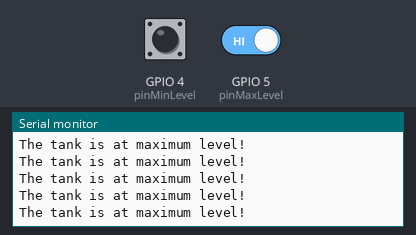
Bench run of a sketch on a simulated ESP8266 (NodeMCU). On the bench: the last lines printed to the serial monitor. The inputs (shaded band) are chosen by the test bench; at power-on: GPIO 5 (pinMaxLevel) HIGH, GPIO 4 (pinMinLevel) HIGH. WiFi joins after 1.5 s; servers stay silent unless stated; no MQTT or app messages arrive unless stated.

Above: at 2.8 s.
2.9 s: GPIO 5 (pinMaxLevel) driven LOW
At 4.0 s:
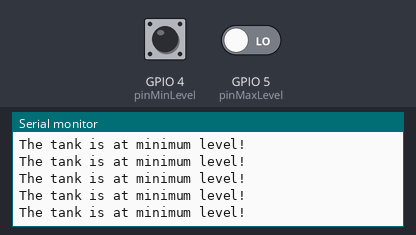
4.8 s: GPIO 4 (pinMinLevel) driven LOW
At 5.9 s:
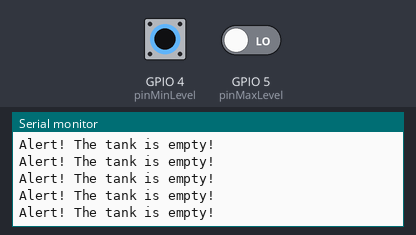
6.7 s: GPIO 4 (pinMinLevel) driven HIGH
At 7.3 s:
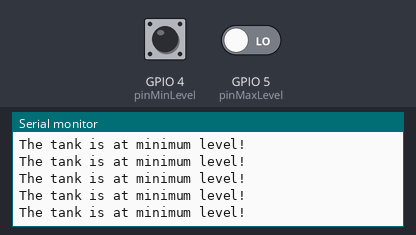

The sketch:

level_publisher.ino
```cpp
#include <ESP8266WiFi.h>
#include <PubSubClient.h>

#define pinMaxLevel 5                             // Pin D1
#define pinMinLevel 4                             // Pin D2
bool maxLevel, minLevel;

// WiFi
const char* SSID = "**********";                        // WiFi name
const char* PASSWORD = "**********";                // WiFi pass
WiFiClient wifiClient;                            // WiFi client

// MQTT server
const char* BROKER = "mqtt.eclipseprojects.io";   // MQTT host
const int PORT = 1883;                            // MQTT port
#define ID_MQTT "red7nawuLL"                      // Client ID
#define TOPIC "home/backyard/tank"                 // Topic published
PubSubClient mqttClient(wifiClient);              // MQTT client

// Functions prototypes
void keepConnection();
void connectWiFi();
void connectMQTT();
void sendData();

void setup() {
  pinMode(pinMaxLevel, INPUT_PULLUP);
  pinMode(pinMinLevel, INPUT_PULLUP);

  Serial.begin(115200);

  connectWiFi();

  mqttClient.setServer(BROKER, PORT);

}

void loop() {
  keepConnection();
  sendData();
  mqttClient.loop();
}

void keepConnection(){
  if(!mqttClient.connected()) {
    connectMQTT();
  }

  connectWiFi();
}

void connectWiFi(){
  if(WiFi.status() == WL_CONNECTED){
    return;
  }

  Serial.printf("Connecting to WiFi: %s\n", SSID);

  WiFi.begin(SSID, PASSWORD);
  while(WiFi.status() != WL_CONNECTED){
    delay(400);
    Serial.print(".");
  }

  Serial.println();
  Serial.printf("Successfully connected to %s\n", SSID);
  Serial.print("IP: ");
  Serial.println(WiFi.localIP());
}

void connectMQTT(){
  while(!mqttClient.connected()){
    Serial.printf("Connecting to MQTT BROKER: %s\n", BROKER);
    if(mqttClient.connect(ID_MQTT)){
      Serial.println("Successfully connected to Broker!");
    }
    else {
      Serial.println("Unable to connect to Broker");
      Serial.println("Trying to connect again in 10 seconds...");
      delay(10000);
    }
  }
}

void sendData(){
  maxLevel = digitalRead(pinMaxLevel);
  minLevel = digitalRead(pinMinLevel);

  if(maxLevel && minLevel) {
    Serial.println("The tank is at maximum level!");
    // Serial.printf("Publishing topic: %s\n", TOPIC);
    mqttClient.publish(TOPIC, "MAX");
  }
  else if(maxLevel == 0 && minLevel) {
    Serial.println("The tank is at minimum level!");
    // Serial.printf("Publishing topic: %s\n", TOPIC);
    mqttClient.publish(TOPIC, "MIN");
  }
  else if (maxLevel == 0 && minLevel == 0) {
    Serial.println("Alert! The tank is empty!");
    // Serial.printf("Publishing topic: %s\n", TOPIC);
    mqttClient.publish(TOPIC, "EMPTY");
  }
}
```

Measured:
- after the input at 2.9 s, the serial monitor: prints a new line at once (image 1)
- after the input at 4.8 s, the serial monitor: prints a new line at once (image 2)
